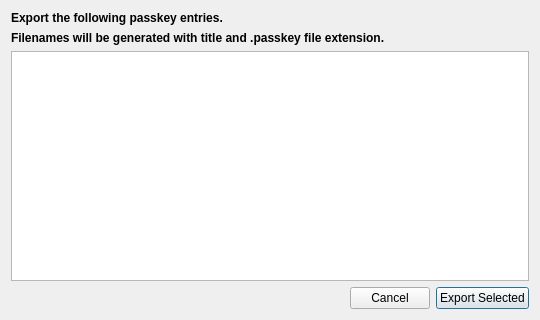
<?xml version="1.0" encoding="UTF-8"?>
<ui version="4.0">
 <class>PasskeyExportDialog</class>
 <widget class="QDialog" name="PasskeyExportDialog">
  <property name="geometry">
   <rect>
    <x>0</x>
    <y>0</y>
    <width>540</width>
    <height>320</height>
   </rect>
  </property>
  <property name="windowTitle">
   <string>OpenVireo - Passkey Export</string>
  </property>
  <layout class="QVBoxLayout" name="verticalLayout">
   <item>
    <widget class="QLabel" name="exportLabel">
     <property name="font">
      <font>
       <weight>75</weight>
       <bold>true</bold>
      </font>
     </property>
     <property name="text">
      <string>Export the following passkey entries.</string>
     </property>
     <property name="alignment">
      <set>Qt::AlignLeading|Qt::AlignLeft|Qt::AlignVCenter</set>
     </property>
    </widget>
   </item>
   <item>
    <widget class="QLabel" name="filenameLabel">
     <property name="font">
      <font>
       <weight>75</weight>
       <bold>true</bold>
      </font>
     </property>
     <property name="text">
      <string>Filenames will be generated with title and .passkey file extension.</string>
     </property>
     <property name="alignment">
      <set>Qt::AlignLeading|Qt::AlignLeft|Qt::AlignVCenter</set>
     </property>
    </widget>
   </item>
   <item>
    <widget class="QTableWidget" name="itemsTable">
     <property name="editTriggers">
      <set>QAbstractItemView::NoEditTriggers</set>
     </property>
     <property name="showDropIndicator" stdset="0">
      <bool>false</bool>
     </property>
     <property name="selectionMode">
      <enum>QAbstractItemView::ExtendedSelection</enum>
     </property>
     <property name="selectionBehavior">
      <enum>QAbstractItemView::SelectRows</enum>
     </property>
     <property name="cornerButtonEnabled">
      <bool>false</bool>
     </property>
     <attribute name="horizontalHeaderVisible">
      <bool>false</bool>
     </attribute>
     <attribute name="verticalHeaderVisible">
      <bool>false</bool>
     </attribute>
    </widget>
   </item>
   <item>
    <layout class="QHBoxLayout" name="horizontalLayout">
     <item>
      <spacer name="horizontalSpacer">
       <property name="orientation">
        <enum>Qt::Horizontal</enum>
       </property>
       <property name="sizeHint" stdset="0">
        <size>
         <width>40</width>
         <height>20</height>
        </size>
       </property>
      </spacer>
     </item>
     <item>
      <widget class="QPushButton" name="cancelButton">
       <property name="text">
        <string>Cancel</string>
       </property>
       <property name="autoDefault">
        <bool>true</bool>
       </property>
      </widget>
     </item>
     <item>
      <widget class="QPushButton" name="exportButton">
       <property name="accessibleName">
        <string>Export entries</string>
       </property>
       <property name="text">
        <string>Export Selected</string>
       </property>
       <property name="autoDefault">
        <bool>true</bool>
       </property>
       <property name="default">
        <bool>true</bool>
       </property>
      </widget>
     </item>
    </layout>
   </item>
  </layout>
 </widget>
 <resources/>
 <connections/>
</ui>
